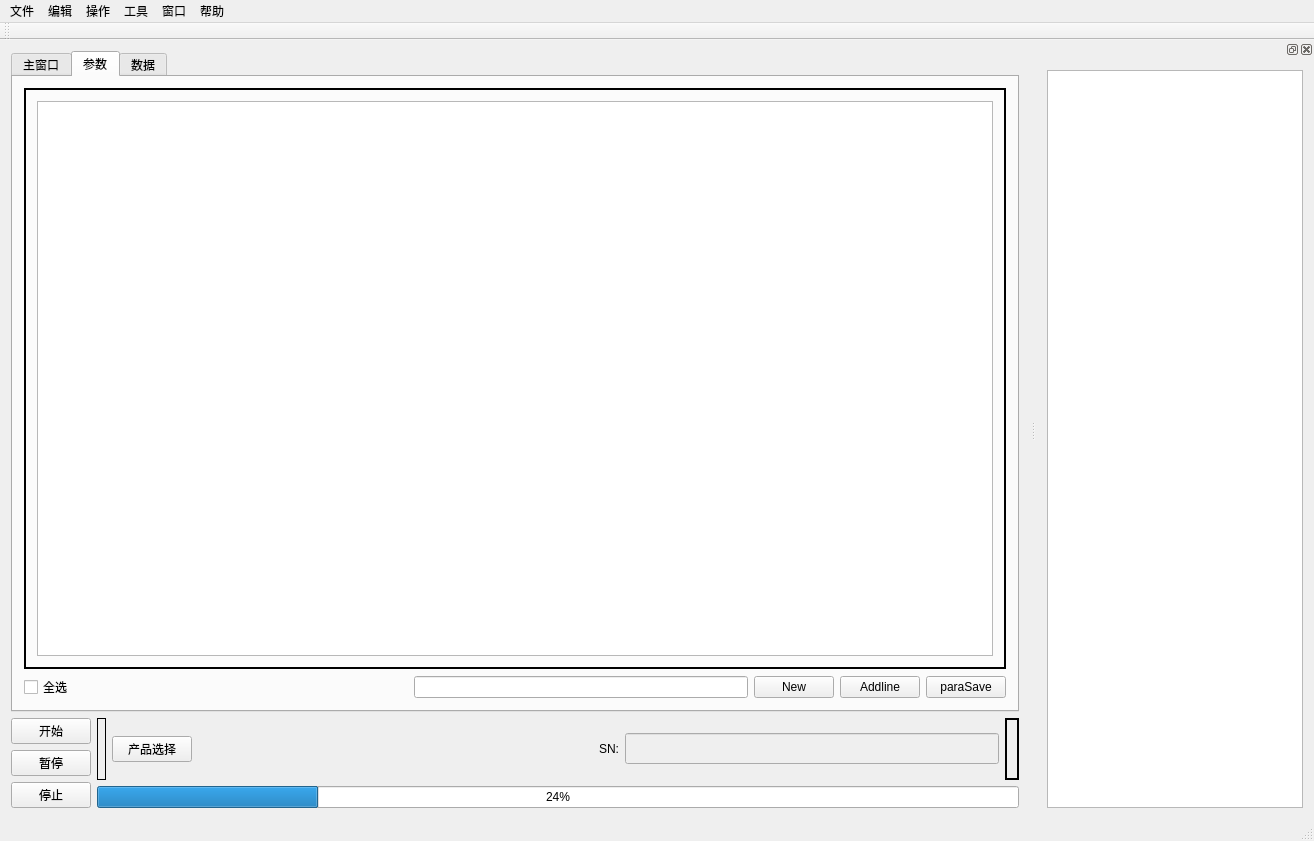
<?xml version="1.0" encoding="UTF-8"?>
<ui version="4.0">
 <class>QDcAcOpencvClass</class>
 <widget class="QMainWindow" name="QDcAcOpencvClass">
  <property name="geometry">
   <rect>
    <x>0</x>
    <y>0</y>
    <width>1314</width>
    <height>841</height>
   </rect>
  </property>
  <property name="windowTitle">
   <string>OBC自动测量系统  V6.0.1</string>
  </property>
  <widget class="QWidget" name="centralWidget">
   <layout class="QGridLayout" name="gridLayout_3">
    <item row="0" column="0">
     <layout class="QHBoxLayout" name="horizontalLayout"/>
    </item>
    <item row="1" column="1">
     <layout class="QVBoxLayout" name="verticalLayout_3">
      <item>
       <widget class="QTabWidget" name="tabWidget">
        <property name="currentIndex">
         <number>1</number>
        </property>
        <widget class="QWidget" name="tab">
         <attribute name="title">
          <string>主窗口</string>
         </attribute>
         <layout class="QGridLayout" name="gridLayout">
          <item row="0" column="0">
           <widget class="QTableWidget" name="tableWidgetTest">
            <property name="enabled">
             <bool>true</bool>
            </property>
            <property name="font">
             <font>
              <family>宋体</family>
              <pointsize>12</pointsize>
              <weight>50</weight>
              <bold>false</bold>
             </font>
            </property>
            <attribute name="horizontalHeaderVisible">
             <bool>false</bool>
            </attribute>
            <attribute name="horizontalHeaderDefaultSectionSize">
             <number>150</number>
            </attribute>
            <attribute name="verticalHeaderVisible">
             <bool>false</bool>
            </attribute>
            <row>
             <property name="text">
              <string/>
             </property>
            </row>
            <row>
             <property name="text">
              <string/>
             </property>
            </row>
           </widget>
          </item>
         </layout>
        </widget>
        <widget class="QWidget" name="tab_2">
         <attribute name="title">
          <string>参数</string>
         </attribute>
         <layout class="QGridLayout" name="gridLayout_6">
          <item row="0" column="0">
           <layout class="QVBoxLayout" name="verticalLayout_4">
            <item>
             <widget class="QStackedWidget" name="stackedWidgetPara">
              <property name="frameShape">
               <enum>QFrame::WinPanel</enum>
              </property>
              <property name="currentIndex">
               <number>0</number>
              </property>
              <widget class="QWidget" name="page_5">
               <layout class="QGridLayout" name="gridLayout_5">
                <item row="0" column="0">
                 <widget class="QTableWidget" name="tableWidgetPara1">
                  <attribute name="horizontalHeaderVisible">
                   <bool>false</bool>
                  </attribute>
                  <attribute name="verticalHeaderVisible">
                   <bool>false</bool>
                  </attribute>
                 </widget>
                </item>
               </layout>
              </widget>
              <widget class="QWidget" name="page_6">
               <layout class="QGridLayout" name="gridLayout_4">
                <item row="0" column="0">
                 <widget class="QTableWidget" name="tableWidgetPara2">
                  <attribute name="horizontalHeaderVisible">
                   <bool>false</bool>
                  </attribute>
                  <attribute name="verticalHeaderVisible">
                   <bool>false</bool>
                  </attribute>
                 </widget>
                </item>
               </layout>
              </widget>
             </widget>
            </item>
            <item>
             <layout class="QHBoxLayout" name="horizontalLayout_7">
              <item>
               <widget class="QCheckBox" name="checkBoxCheckAll">
                <property name="text">
                 <string>全选</string>
                </property>
               </widget>
              </item>
              <item>
               <spacer name="horizontalSpacer">
                <property name="orientation">
                 <enum>Qt::Horizontal</enum>
                </property>
                <property name="sizeHint" stdset="0">
                 <size>
                  <width>40</width>
                  <height>20</height>
                 </size>
                </property>
               </spacer>
              </item>
              <item>
               <widget class="QLineEdit" name="lineEditFilename"/>
              </item>
              <item>
               <widget class="QPushButton" name="pushButtonNew">
                <property name="text">
                 <string>New</string>
                </property>
               </widget>
              </item>
              <item>
               <widget class="QPushButton" name="pushButtonAddline">
                <property name="text">
                 <string>Addline</string>
                </property>
               </widget>
              </item>
              <item>
               <widget class="QPushButton" name="pushButtonParaSave">
                <property name="text">
                 <string>paraSave</string>
                </property>
               </widget>
              </item>
             </layout>
            </item>
           </layout>
          </item>
         </layout>
        </widget>
        <widget class="QWidget" name="tab_4">
         <attribute name="title">
          <string>数据</string>
         </attribute>
         <layout class="QGridLayout" name="gridLayout_9">
          <item row="0" column="0">
           <widget class="QToolBox" name="toolBox">
            <property name="currentIndex">
             <number>1</number>
            </property>
            <widget class="QWidget" name="page">
             <property name="geometry">
              <rect>
               <x>0</x>
               <y>0</y>
               <width>109</width>
               <height>109</height>
              </rect>
             </property>
             <attribute name="label">
              <string>Page 1</string>
             </attribute>
             <layout class="QGridLayout" name="gridLayout_7">
              <item row="0" column="0">
               <widget class="QTableView" name="tableView"/>
              </item>
             </layout>
            </widget>
            <widget class="QWidget" name="page_2">
             <property name="geometry">
              <rect>
               <x>0</x>
               <y>0</y>
               <width>109</width>
               <height>109</height>
              </rect>
             </property>
             <attribute name="label">
              <string>Page 2</string>
             </attribute>
             <layout class="QGridLayout" name="gridLayout_8">
              <item row="0" column="0">
               <widget class="QTableWidget" name="tableWidget"/>
              </item>
             </layout>
            </widget>
           </widget>
          </item>
         </layout>
        </widget>
       </widget>
      </item>
      <item>
       <layout class="QHBoxLayout" name="horizontalLayout_6">
        <item>
         <layout class="QVBoxLayout" name="verticalLayout">
          <item>
           <widget class="QPushButton" name="pushButtonStart">
            <property name="text">
             <string>开始</string>
            </property>
           </widget>
          </item>
          <item>
           <widget class="QPushButton" name="pushButtonPause">
            <property name="text">
             <string>暂停</string>
            </property>
           </widget>
          </item>
          <item>
           <widget class="QPushButton" name="pushButtonStop">
            <property name="text">
             <string>停止</string>
            </property>
           </widget>
          </item>
         </layout>
        </item>
        <item>
         <layout class="QVBoxLayout" name="verticalLayout_2">
          <item>
           <layout class="QHBoxLayout" name="horizontalLayout_5">
            <item>
             <layout class="QHBoxLayout" name="horizontalLayout_3"/>
            </item>
            <item>
             <widget class="QLabel" name="labelPara">
              <property name="frameShape">
               <enum>QFrame::Box</enum>
              </property>
              <property name="text">
               <string/>
              </property>
             </widget>
            </item>
            <item>
             <widget class="QPushButton" name="pushButtonPara">
              <property name="text">
               <string>产品选择</string>
              </property>
             </widget>
            </item>
            <item>
             <spacer name="horizontalSpacer_2">
              <property name="orientation">
               <enum>Qt::Horizontal</enum>
              </property>
              <property name="sizeHint" stdset="0">
               <size>
                <width>40</width>
                <height>20</height>
               </size>
              </property>
             </spacer>
            </item>
            <item>
             <layout class="QHBoxLayout" name="horizontalLayout_4">
              <item>
               <widget class="QLabel" name="label_4">
                <property name="frameShape">
                 <enum>QFrame::NoFrame</enum>
                </property>
                <property name="text">
                 <string>SN:</string>
                </property>
               </widget>
              </item>
              <item>
               <widget class="QLineEdit" name="lineEditSn">
                <property name="enabled">
                 <bool>false</bool>
                </property>
                <property name="font">
                 <font>
                  <family>Arial Black</family>
                  <pointsize>12</pointsize>
                  <weight>75</weight>
                  <bold>true</bold>
                 </font>
                </property>
               </widget>
              </item>
             </layout>
            </item>
            <item>
             <widget class="QLabel" name="labelResult">
              <property name="font">
               <font>
                <family>Arial Black</family>
                <pointsize>12</pointsize>
                <weight>75</weight>
                <bold>true</bold>
               </font>
              </property>
              <property name="frameShape">
               <enum>QFrame::WinPanel</enum>
              </property>
              <property name="text">
               <string/>
              </property>
             </widget>
            </item>
           </layout>
          </item>
          <item>
           <widget class="QProgressBar" name="progressBar">
            <property name="value">
             <number>24</number>
            </property>
           </widget>
          </item>
         </layout>
        </item>
       </layout>
      </item>
     </layout>
    </item>
   </layout>
   <widget class="QSplitter" name="splitter">
    <property name="geometry">
     <rect>
      <x>0</x>
      <y>0</y>
      <width>0</width>
      <height>0</height>
     </rect>
    </property>
    <property name="orientation">
     <enum>Qt::Horizontal</enum>
    </property>
   </widget>
   <widget class="QWidget" name="layoutWidget">
    <property name="geometry">
     <rect>
      <x>0</x>
      <y>0</y>
      <width>2</width>
      <height>2</height>
     </rect>
    </property>
    <layout class="QHBoxLayout" name="horizontalLayout_2"/>
   </widget>
  </widget>
  <widget class="QMenuBar" name="menuBar">
   <property name="geometry">
    <rect>
     <x>0</x>
     <y>0</y>
     <width>1314</width>
     <height>26</height>
    </rect>
   </property>
   <widget class="QMenu" name="menu">
    <property name="title">
     <string>文件</string>
    </property>
   </widget>
   <widget class="QMenu" name="menu_2">
    <property name="title">
     <string>编辑</string>
    </property>
   </widget>
   <widget class="QMenu" name="menu_3">
    <property name="title">
     <string>操作</string>
    </property>
   </widget>
   <widget class="QMenu" name="menu_4">
    <property name="title">
     <string>工具</string>
    </property>
    <addaction name="actionMindVision_platform"/>
   </widget>
   <widget class="QMenu" name="menu_5">
    <property name="title">
     <string>窗口</string>
    </property>
    <addaction name="actionVision"/>
    <addaction name="actionDevDebug"/>
    <addaction name="actionXml"/>
    <addaction name="actionIo"/>
   </widget>
   <widget class="QMenu" name="menu_6">
    <property name="title">
     <string>帮助</string>
    </property>
   </widget>
   <addaction name="menu"/>
   <addaction name="menu_2"/>
   <addaction name="menu_3"/>
   <addaction name="menu_4"/>
   <addaction name="menu_5"/>
   <addaction name="menu_6"/>
  </widget>
  <widget class="QToolBar" name="mainToolBar">
   <attribute name="toolBarArea">
    <enum>TopToolBarArea</enum>
   </attribute>
   <attribute name="toolBarBreak">
    <bool>false</bool>
   </attribute>
  </widget>
  <widget class="QStatusBar" name="statusBar"/>
  <widget class="QDockWidget" name="dockWidget">
   <attribute name="dockWidgetArea">
    <number>2</number>
   </attribute>
   <widget class="QWidget" name="dockWidgetContents">
    <layout class="QGridLayout" name="gridLayout_2">
     <item row="0" column="0">
      <widget class="QTextBrowser" name="textBrowser"/>
     </item>
    </layout>
   </widget>
  </widget>
  <action name="actionMindVision_platform">
   <property name="text">
    <string>MindVision platform</string>
   </property>
  </action>
  <action name="actionDevDebug">
   <property name="text">
    <string>DevDebug</string>
   </property>
  </action>
  <action name="actionXml">
   <property name="text">
    <string>Xml</string>
   </property>
  </action>
  <action name="actionVision">
   <property name="text">
    <string>Vision</string>
   </property>
  </action>
  <action name="actionIo">
   <property name="text">
    <string>I/O</string>
   </property>
  </action>
 </widget>
 <layoutdefault spacing="6" margin="11"/>
 <resources>
  <include location="qdcacopencv.qrc"/>
 </resources>
 <connections/>
</ui>
